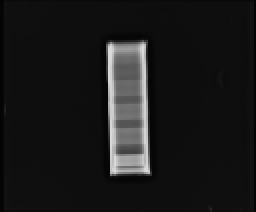
#> input picture X-Rays/70_40.bmp, 128 x 106 px (shown 2 times larger)
$ jupyter execute --allow-errors bmd.ipynb   (older library calls are emulated)
#> lines starting #> are read from the running program, lines starting #| are printed output that depends on the picture; long printed decimals are rounded
### IMPORT THE LIBRARIES

[cell 1]
from PIL import Image, ImageFilter
from skimage.feature import greycomatrix
import numpy as np
from matplotlib import pyplot as plt
import cv2 as c
import math
from plantcv import plantcv

### For low intensity image

### OPEN THE IMAGE

[cell 2]
low_image = Image.open("X-Rays/70_40.bmp")
#> low_image is the input picture: PIL image 128x106 L; min 4, max 218, mean 25.6
plt.imshow(low_image)

### FIND THE WIDTH AND HEIGHT OF THE IMAGE

[cell 3]
width, height = low_image.size
#> width = 128; height = 106
print(width,height)
#| 128 106

### CROP THE REGION OF INTEREST FROM THE IMAGE

[cell 4]
# [7 lines of commented-out code are left out]

left = 58
top = 65
right = 71
bottom = 73
low_cropped_img = low_image.crop((left,top,right,bottom))
low_cropped_img.show()
plt.imshow(low_cropped_img)
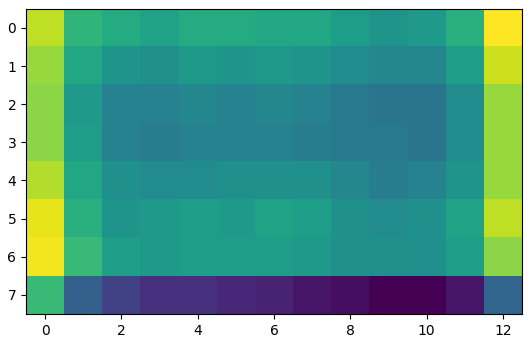
#> figure drawn by matplotlib, 1 panel

### UNIQUE VALUES FROM AN ARRAY

[cell 5]
np.unique(low_cropped_img)
#> Out = 33 values from 89 to 141

### AVERAGE PIXEL INTENSITY

[cell 6]
low_avg_pixel_intensity = np.mean(low_cropped_img)
#> low_avg_pixel_intensity = 116
print(low_avg_pixel_intensity)
#| 115.962

### For High intensity image

### OPEN THE IMAGE

[cell 7]
high_image = Image.open("X-Rays/111_120.bmp")
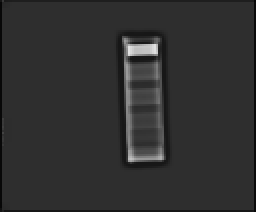
#> input picture X-Rays/111_120.bmp, 128 x 106 px (shown 2 times larger)
#> high_image is the input picture: PIL image 128x106 L; min 6, max 226, mean 47.8
plt.imshow(high_image)

### FIND THE WIDTH AND HEIGHT OF THE IMAGE

[cell 8]
width, height = high_image.size
print(width,height)
#| 128 106

### CROP THE REGION OF INTEREST FROM THE IMAGE

[cell 9]
# [7 lines of commented-out code are left out]

left = 67
top = 32
right = 77
bottom = 38
high_cropped_img = high_image.crop((left,top,right,bottom))
high_cropped_img.show()
plt.imshow(high_cropped_img)
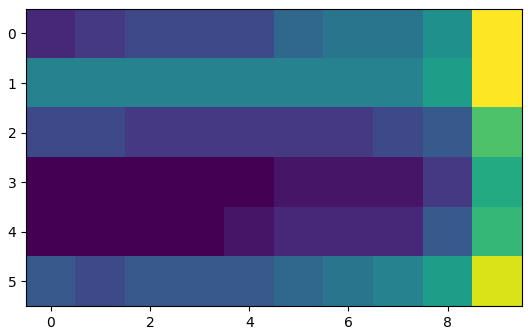
#> figure drawn by matplotlib, 1 panel

### UNIQUE VALUES FROM AN ARRAY

[cell 10]
np.unique(high_cropped_img)
#> Out = [68, 69, 70, 71, 72, 73, 74, 75, 76, 77, 78, 79, 80, 81, 85, 86]

### AVERAGE PIXEL INTENSITY

[cell 11]
high_avg_pixel_intensity = np.mean(high_cropped_img)
#> high_avg_pixel_intensity = 73.23
print(high_avg_pixel_intensity)
#| 73.233

[cell 12]
low_image = Image.open("X-Rays/70_40.bmp")
plt.imshow(low_image)

### Find K Value for Low Intensity

[cell 13]
left = 61
top = 73
right = 71
bottom = 77
low_cropped_img = low_image.crop((left,top,right,bottom))
# low_cropped_img.show()
plt.imshow(low_cropped_img)
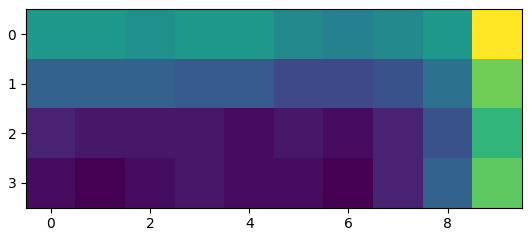
#> figure drawn by matplotlib, 1 panel

[cell 14]
k_low_avg_pixel_intensity = np.mean(low_cropped_img)
#> k_low_avg_pixel_intensity = 75.3
print(k_low_avg_pixel_intensity)
#| 75.3

### Find K Value for High Intensity

[cell 15]
left = 67
top = 67
right = 75
bottom = 72
high_cropped_img = high_image.crop((left,top,right,bottom))
# high_cropped_img.show()
plt.imshow(high_cropped_img)
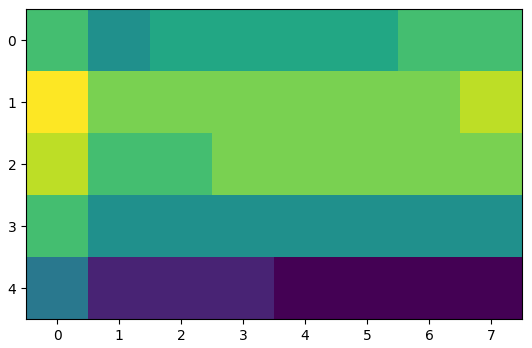
#> figure drawn by matplotlib, 1 panel

[cell 16]
k_high_avg_pixel_intensity = np.mean(high_cropped_img)
#> k_high_avg_pixel_intensity = 52.73
print(k_high_avg_pixel_intensity)
#| 52.725

[cell 17]
K = math.log(k_low_avg_pixel_intensity)/math.log(k_high_avg_pixel_intensity)
#> K = 1.09
# K = 1.089
K
#> Out = 1.09

[cell 18]
mu_b_low = 0.2689

[cell 19]
mu_b_high = 0.1761

[cell 20]
low_avg_pixel_intensity
#> Out = 116

[cell 21]
high_avg_pixel_intensity
#> Out = 73.23

[cell 22]
math.log(low_avg_pixel_intensity)
#> Out = 4.75

[cell 23]
(K * math.log(high_avg_pixel_intensity))
#> Out = 4.68

[cell 24]
math.log(high_avg_pixel_intensity)
#> Out = 4.29

[cell 25]
print(math.log(low_avg_pixel_intensity))
#| 4.753
print(K * math.log(high_avg_pixel_intensity))
#| 4.680
Numerator = (math.log(low_avg_pixel_intensity)) - (K * math.log(high_avg_pixel_intensity))
#> Numerator = 0.0737
print(Numerator)
#| 0.07369

[cell 26]
Denominator = mu_b_low - (K * mu_b_high)
#> Denominator = 0.077
print(Denominator)
#| 0.07697
K
#> Out = 1.09

[cell 27]
M_b = Numerator/Denominator
#> M_b = 0.957

[cell 28]
print(M_b)
#| 0.9573

[cell 29]
k_some = 0.1749/0.165

k_some = 0.1823/0.165

[cell 30]
k_some

[cell 31]
Numerator = (math.log(low_avg_pixel_intensity)) - (k_some * math.log(high_avg_pixel_intensity))
#> Numerator = 0.202
print(Numerator)
#| 0.202

[cell 32]
Denominator = mu_b_low - (k_some * mu_b_high)
print(Denominator)

[cell 33]
M_b = Numerator/Denominator
#> M_b = 2.46

[cell 34]
M_b
#> Out = 2.46

[cell 35]
0.02568454545454546 * 1.003

[cell 36]
from plantcv import plantcv

[cell 37]
imageref = Image.open("X-Rays/111_120.bmp").convert('L')
imageref = imageref.rotate(180)
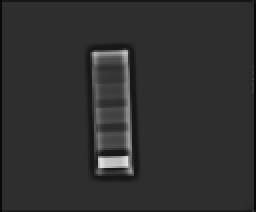
#> imageref: PIL image 128x106 L (shown 2 times larger); min 6, max 226, mean 47.8
left = 48
top = 55
right = 64
bottom = 64
imga = np.array(imageref.crop((left,top,right,bottom)))
plt.imshow(imga)
# Image.fromarray(imga).show()
np.mean(imga)
#> Out = 74.76
# np.unique(imgb)
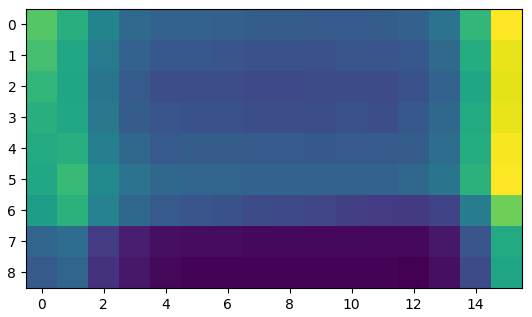
#> figure drawn by matplotlib, 1 panel

[cell 38]
imageref1 = Image.open("X-Rays/70_40.bmp").convert('L')
left = 56
top = 51
right = 72
bottom = 60
imgb = np.array(imageref1.crop((left,top,right,bottom)))
plt.imshow(imgb)
# Image.fromarray(imgb).show()
np.mean(imgb)
np.unique(imga)
#> Out = 52 values from 43 to 138
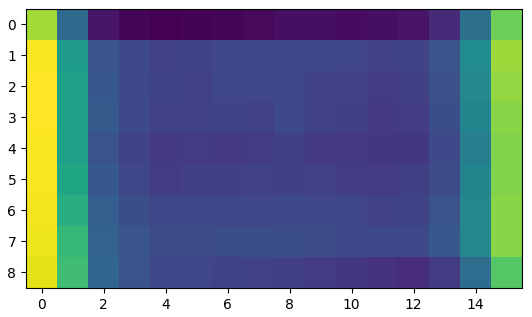
#> figure drawn by matplotlib, 1 panel
